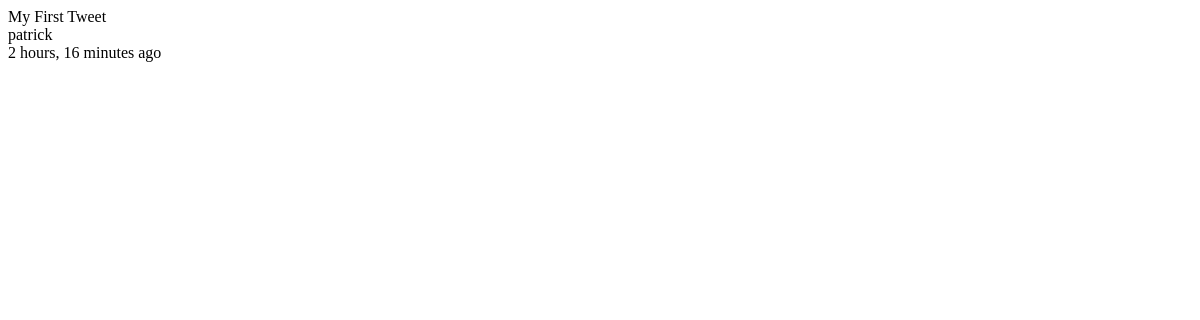
The page /beep/ on the database as committed earlier.
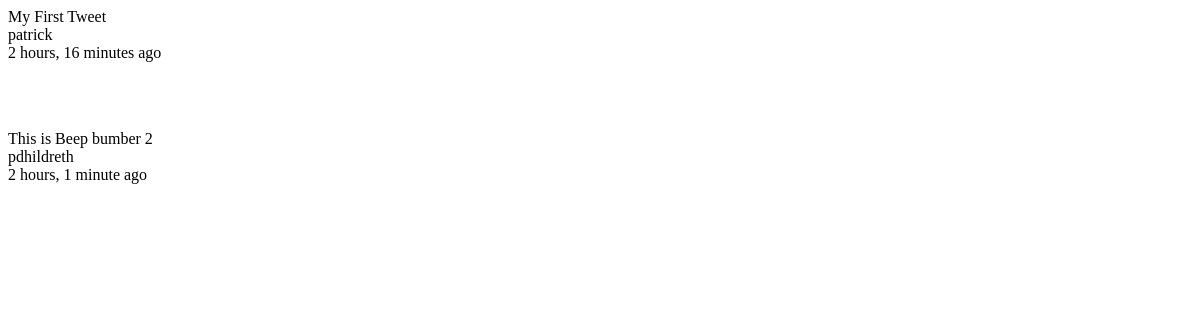
The same page on the database as committed later.
### beeps/models.py (models this page shows, shortened)
class Beep(models.Model):
    user        = models.ForeignKey(settings.AUTH_USER_MODEL, on_delete=models.CASCADE)
    content     = models.CharField(max_length=140)
    updated     = models.DateTimeField(auto_now=True)
    timestamp   = models.DateTimeField(auto_now_add=True)

### beeps/views.py (the view)
class BeepListView(ListView):
    template_name = "beeps/list_view.html"
    queryset = Beep.objects.all()
    def get_context_data(self, *args, **kwargs):
        context = super(BeepListView, self).get_context_data(*args, **kwargs)
        return context

### beeps/templates/beeps/list_view.html
{% for object in object_list %}
<p>{{ object.content }}<br/>
{{ object.user }}<br/>
{{ object.timestamp|timesince }} ago</p><br/><br/>
{% empty %}
<p>No tweets yet.</p>
{% endfor %}

Rows that differ between the two databases and show on the page:
added Beep: content "This is Beep bumber 2", user "pdhildreth", timestamp "2 hours, 1 minute"
